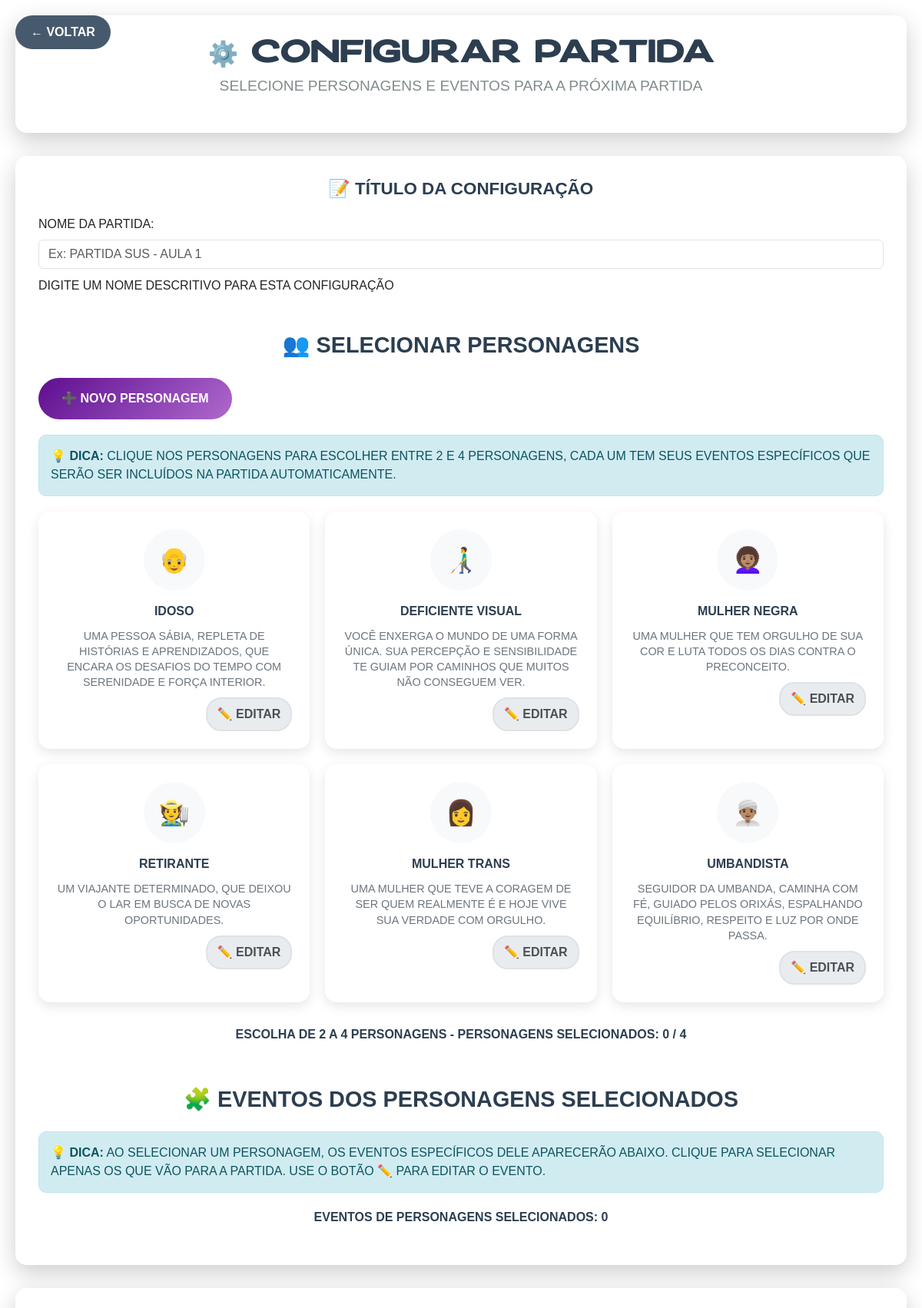
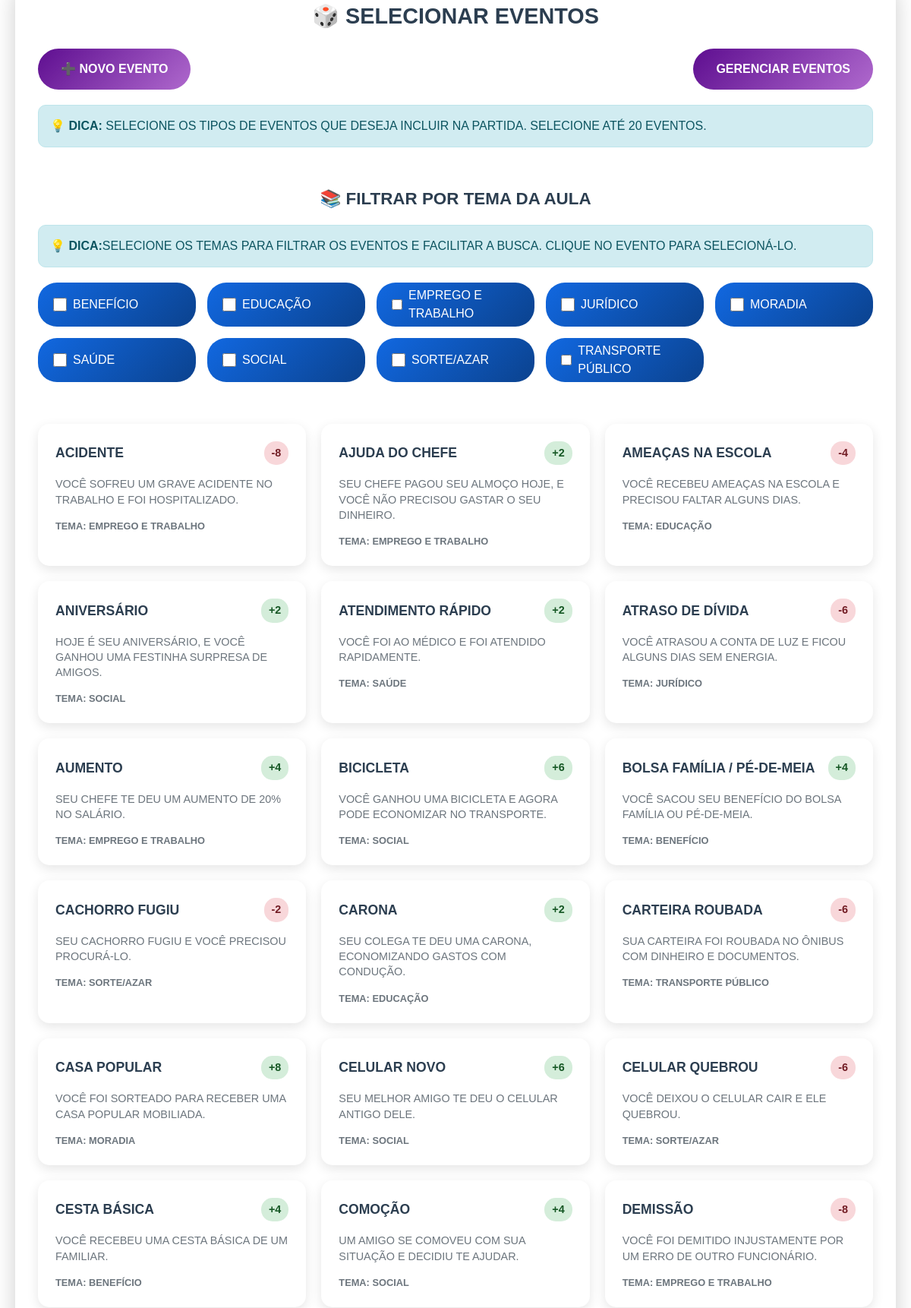
Screenshot of /Adm/configurarPartida.php (signed in, upper part) with the database file from the repository (2 pictures, top to bottom).
### tables this page shows
CREATE TABLE `tbpersonagem` (
  `idPersonagem` int(11) NOT NULL,
  `nomePersonagem` varchar(50) NOT NULL,
  `descricaoPersonagem` text DEFAULT NULL,
  `emojiPersonagem` varchar(10) DEFAULT NULL,
  `iconePersonagem` varchar(255) DEFAULT NULL
);

CREATE TABLE `tbevento` (
  `idEvento` int(11) NOT NULL,
  `nomeEvento` varchar(50) NOT NULL,
  `descricaoEvento` varchar(255) NOT NULL,
  `modificadorEvento` varchar(120) NOT NULL,
  `dificuldadeEvento` varchar(10) NOT NULL,
  `temaAula` varchar(50) DEFAULT NULL,
  `impactoEvento` varchar(50) NOT NULL,
  `casaEvento` int(100) NOT NULL
);

### Adm/configurarPartida.php (the view, shortened to what this page needs)
<?php
include('../banco/conexao.php');
?>
<!DOCTYPE html>
<html lang="pt-BR">
<head>
    <link href="https://cdn.jsdelivr.net/npm/bootstrap@5.3.7/dist/css/bootstrap.min.css" rel="stylesheet">
    <link rel="stylesheet" href="./css/configurarPartida.css">
</head>
<body>
    <a href="index.php" class="back-btn">← VOLTAR</a>
    <div class="admin-container">
        <div class="admin-header">
            <h1 class="admin-title">⚙️ CONFIGURAR PARTIDA</h1>
            <p class="admin-subtitle">SELECIONE PERSONAGENS E EVENTOS PARA A PRÓXIMA PARTIDA</p>
        </div>
        <form method="POST" action="salvarEJogar.php">
            <div class="config-section">
                <div class="form-section">
                    <h2 class="subsection-title">📝 TÍTULO DA CONFIGURAÇÃO</h2>
                    <div class="form-group">
                        <label for="tituloConfiguracao" class="form-label">NOME DA PARTIDA:</label>
                        <input type="text" class="form-control" id="tituloConfiguracao" name="tituloConfiguracao"
                            placeholder="Ex: PARTIDA SUS - AULA 1" required>
                        <div class="help-text" style="margin-top: 10px;">DIGITE UM NOME DESCRITIVO PARA ESTA CONFIGURAÇÃO</div>
                    </div>
                </div>
                <br><br>
                <h2 class="section-title">👥 SELECIONAR PERSONAGENS</h2>
                <div class="events-buttons" style="margin-bottom:10px;">
                    <a href="criarPersonagem.php" class="btn-evento-count-novo">➕ NOVO PERSONAGEM</a>
                </div>
                <div class="alert alert-info">
                    <strong>💡 DICA:</strong> CLIQUE NOS PERSONAGENS PARA ESCOLHER ENTRE 2 E 4 PERSONAGENS, CADA UM TEM SEUS EVENTOS ESPECÍFICOS QUE SERÃO SER INCLUÍDOS NA PARTIDA AUTOMATICAMENTE.
                </div>
                <div class="personagens-grid">
                    <?php
                    $stmt = $pdo->query("SELECT idPersonagem, nomePersonagem, descricaoPersonagem, emojiPersonagem FROM tbpersonagem ORDER BY idPersonagem ASC");
                    while ($p = $stmt->fetch(PDO::FETCH_ASSOC)) {
                        $pid = (int)$p['idPersonagem'];
                        $pnome = strtoupper($p['nomePersonagem']);
                        $pdesc = $p['descricaoPersonagem'] ?: '';
                        $pemoji = $p['emojiPersonagem'] ?: '👤';
                        echo "<div class='personagem-card' data-id='{$pid}' data-nome='" . htmlspecialchars($pnome, ENT_QUOTES) . "' data-emoji='" . htmlspecialchars($pemoji, ENT_QUOTES) . "'>";
                        echo "<div class='personagem-img'>" . htmlspecialchars($pemoji) . "</div>";
                        echo "<div class='personagem-nome'>" . htmlspecialchars($pnome) . "</div>";
                        echo "<div class='personagem-desc'>" . htmlspecialchars($pdesc) . "</div>";
                        echo "<div style='margin-top:10px; display:flex; justify-content:flex-end;'>";
                        echo "<a href='editarPersonagem.php?id={$pid}' class='btn-evento-count' style='text-decoration:none;'>✏️ EDITAR</a>";
                        echo "</div>";
                        echo "</div>";
                    }
                    ?>
                </div>
                <div class="selected-count">
                    ESCOLHA DE 2 A 4 PERSONAGENS - PERSONAGENS SELECIONADOS: <span id="count-personagens">0</span> / 4
                </div>
                <h2 class="section-title" style="margin-top: 5%;">🧩 EVENTOS DOS PERSONAGENS SELECIONADOS</h2>
                <div class="alert alert-info">
                    <strong>💡 DICA:</strong> AO SELECIONAR UM PERSONAGEM, OS EVENTOS ESPECÍFICOS DELE APARECERÃO ABAIXO. CLIQUE PARA SELECIONAR APENAS OS QUE VÃO PARA A PARTIDA. USE O BOTÃO ✏️ PARA EDITAR O EVENTO.
                </div>
                <div class="selected-count">EVENTOS DE PERSONAGENS SELECIONADOS: <span id="count-eventos-personagem">0</span></div>
            </div>
            <div class="eventos-section">
                <h2 class="section-title">🎲 SELECIONAR EVENTOS</h2>
                <div class="events-buttons">
                    <a href="cadastrarEvento.php" class="btn-evento-count-novo">➕ NOVO EVENTO</a>
                    <a href="gerenciarEventos.php" class="btn-evento-count-novo">GERENCIAR EVENTOS</a>
                </div>
                <div class="alert alert-info">
                    <strong>💡 DICA:</strong> SELECIONE OS TIPOS DE EVENTOS QUE DESEJA INCLUIR NA PARTIDA. SELECIONE ATÉ 20 EVENTOS.
                </div>
                <h3 class="subsection-title" style="margin-top: 5%;">📚 FILTRAR POR TEMA DA AULA</h3>
                <div class="alert alert-info">
                    <strong>💡 DICA:</strong>SELECIONE OS TEMAS PARA FILTRAR OS EVENTOS E FACILITAR A BUSCA. CLIQUE NO EVENTO PARA SELECIONÁ-LO.
                </div>
                <div class="temas-disponiveis">
                    <?php
                    $stmt = $pdo->query("SELECT DISTINCT temaAula FROM tbevento WHERE temaAula IS NOT NULL AND temaAula != '' ORDER BY temaAula");
                    $temas = $stmt->fetchAll(PDO::FETCH_COLUMN);
                    foreach ($temas as $tema) {
                        echo "<label class='filtro-checkbox'>";
                        echo "<input type='checkbox' name='temas[]' value='" . htmlspecialchars($tema) . "'>";
                        echo "<span>" . htmlspecialchars($tema) . "</span>";
                        echo "</label>";
                    }
                    ?>
                </div>
                <div class="eventos-grid" id="eventos-grid" style="margin-top: 5%;">
                    <?php
                    $stmt = $pdo->query("SELECT * FROM tbevento ORDER BY nomeEvento");
                    while ($row = $stmt->fetch(PDO::FETCH_ASSOC)) {
                        $tipo = $row['casaEvento'] > 0 ? 'positivo' : 'negativo';
                        $casas = $row['casaEvento'];
                        $temaAula = $row['temaAula'] ?? 'Sem tema';
                        echo "<div class='evento-card' data-id='{$row['idEvento']}' data-tema='" . htmlspecialchars($temaAula) . "'>";
                        echo "<div class='evento-header'>";
                        echo "<div class='evento-nome'>{$row['nomeEvento']}</div>";
                        echo "<div class='evento-casas {$tipo}'>" . ($casas > 0 ? '+' : '') . $casas . "</div>";
                        echo "</div>";
                        echo "<div class='evento-descricao'>" . substr($row['descricaoEvento'], 0, 100) . (strlen($row['descricaoEvento']) > 100 ? '...' : '') . "</div>";
                        echo "<div class='evento-tema'>TEMA: " . htmlspecialchars($temaAula) . "</div>";
                        echo "</div>";
                    }
                    ?>
                </div>
            </div>
        </form>
    </div>
</body>
</html>

### Adm/css/configurarPartida.css (style rules this page uses)
body { font-family: sans-serif; position: relative; background-image: url('../../index/assets/Anoitecer.png'); background-size: cover; background-repeat: no-repeat; background-position: center; min-height: 100vh; font-family: 'Arial', sans-serif; }
.admin-container { max-width: 1400px; margin: 0 auto; padding: 20px; }
.admin-header { background: rgba(255, 255, 255, 0.95); border-radius: 15px; padding: 30px; margin-bottom: 30px; box-shadow: 0 10px 30px rgba(0, 0, 0, 0.2); text-align: center; }
.admin-title { color: #2c3e50; font-family: 'FontTitle'; margin-bottom: 10px; font-size: xx-large; }
.admin-subtitle { color: #7f8c8d; font-size: 1.2rem; }
.config-section { background: rgba(255, 255, 255, 0.95); border-radius: 15px; padding: 30px; box-shadow: 0 10px 30px rgba(0, 0, 0, 0.2); margin-bottom: 30px; }
.section-title { color: #2c3e50; font-size: 1.8rem; font-weight: bold; margin-bottom: 25px; text-align: center; }
.personagens-grid { display: grid; grid-template-columns: repeat(3, 1fr); grid-template-rows: repeat(2, auto); gap: 20px; margin-bottom: 30px; }
.personagem-card { background: white; border-radius: 15px; padding: 20px; text-align: center; box-shadow: 0 5px 15px rgba(0, 0, 0, 0.1); transition: transform 0.3s ease, box-shadow 0.3s ease; cursor: pointer; border: 3px solid transparent; }
.personagem-img { width: 80px; height: 80px; border-radius: 50%; margin: 0 auto 15px; background: #f8f9fa; display: flex; align-items: center; justify-content: center; font-size: 2rem; }
.personagem-nome { font-weight: bold; color: #2c3e50; margin-bottom: 10px; }
.personagem-desc { font-size: 0.9rem; color: #6c757d; line-height: 1.4; }
.eventos-section { background: rgba(255, 255, 255, 0.95); border-radius: 15px; padding: 30px; box-shadow: 0 10px 30px rgba(0, 0, 0, 0.2); }
.filtro-checkbox { display: flex; align-items: center; gap: 8px; padding: 5px 20px; background: linear-gradient(135deg, #1168e1 0%, #0b428e 100%); color: white; border-radius: 25px; cursor: pointer; transition: transform 0.3s ease; }
.filtro-checkbox input[type="checkbox"] { width: 18px; height: 18px; accent-color: white; }
.eventos-grid { display: grid; grid-template-columns: repeat(auto-fit, minmax(300px, 1fr)); gap: 20px; margin-bottom: 30px; }
.evento-card { background: white; border-radius: 15px; padding: 20px; box-shadow: 0 5px 15px rgba(0, 0, 0, 0.1); transition: transform 0.3s ease, box-shadow 0.3s ease; cursor: pointer; border: 3px solid transparent; }
.evento-header { display: flex; justify-content: space-between; align-items: center; margin-bottom: 15px; }
.evento-nome { font-weight: bold; color: #2c3e50; font-size: 1.1rem; }
.evento-casas { font-weight: bold; padding: 5px 10px; border-radius: 15px; font-size: 0.9rem; }
.evento-casas.positivo { background: #d4edda; color: #155724; }
.evento-casas.negativo { background: #f8d7da; color: #721c24; }
.evento-descricao { color: #6c757d; font-size: 0.9rem; line-height: 1.4; margin-bottom: 15px; }
.back-btn { position: fixed; top: 20px; left: 20px; background: rgba(52, 73, 94, 0.9); color: white; border: none; padding: 10px 20px; border-radius: 25px; text-decoration: none; font-weight: bold; transition: background 0.3s ease; z-index: 9999; }
.selected-count { text-align: center; margin-bottom: 20px; font-weight: bold; color: #2c3e50; }
.alert-info { background: #d1ecf1; color: #0c5460; border: 1px solid #bee5eb; border-radius: 10px; padding: 15px; margin-bottom: 20px; margin-top: 20px; }
.subsection-title { color: #2c3e50; font-size: 1.4rem; font-weight: bold; margin-bottom: 20px; text-align: center; }
.btn-evento-count { background: #e9ecef; color: #495057; border: 2px solid #dee2e6; padding: 8px 13px; border-radius: 20px; font-weight: bold; cursor: pointer; transition: all 0.3s ease; }
.events-buttons { display: flex; justify-content: space-between; gap: 15px; flex-wrap: wrap; }
.btn-evento-count-novo { background: linear-gradient(135deg, #5e0e90, #af69cd); color: white; padding: 15px 30px; border-radius: 50px; text-decoration: none; font-weight: bold; font-size: 1rem; transition: all 0.3s ease; }
.temas-disponiveis { display: grid; grid-template-columns: repeat(auto-fit, minmax(200px, 1fr)); gap: 15px; margin-top: 15px; }
.evento-tema { font-size: 0.8rem; color: #6c757d; margin-top: 10px; font-weight: bold; }
.form-group { position: relative; }

### rows the page displays
tbpersonagem: emojiPersonagem "👴", nomePersonagem "IDOSO", descricaoPersonagem "UMA PESSOA SÁBIA, REPLETA DE HISTÓRIAS E APRENDIZADOS, QUE ENCARA OS DESAFIOS DO TEMPO COM SERENIDADE E FORÇA INTERIOR."
tbpersonagem: emojiPersonagem "👨‍🦯", nomePersonagem "DEFICIENTE VISUAL", descricaoPersonagem "VOCÊ ENXERGA O MUNDO DE UMA FORMA ÚNICA. SUA PERCEPÇÃO E SENSIBILIDADE TE GUIAM POR CAMINHOS QUE MUITOS NÃO CONSEGUEM VER."
tbpersonagem: emojiPersonagem "👩🏽‍🦱", nomePersonagem "MULHER NEGRA", descricaoPersonagem "UMA MULHER QUE TEM ORGULHO DE SUA COR E LUTA TODOS OS DIAS CONTRA O PRECONCEITO."
tbpersonagem: emojiPersonagem "🧑‍🌾", nomePersonagem "RETIRANTE", descricaoPersonagem "UM VIAJANTE DETERMINADO, QUE DEIXOU O LAR EM BUSCA DE NOVAS OPORTUNIDADES."
tbpersonagem: emojiPersonagem "👩", nomePersonagem "MULHER TRANS", descricaoPersonagem "UMA MULHER QUE TEVE A CORAGEM DE SER QUEM REALMENTE É E HOJE VIVE SUA VERDADE COM ORGULHO."
tbpersonagem: emojiPersonagem "👳🏽‍♂️", nomePersonagem "UMBANDISTA", descricaoPersonagem "SEGUIDOR DA UMBANDA, CAMINHA COM FÉ, GUIADO PELOS ORIXÁS, ESPALHANDO EQUILÍBRIO, RESPEITO E LUZ POR ONDE PASSA."
tbevento: nomeEvento "ACIDENTE", casaEvento "-8", descricaoEvento "VOCÊ SOFREU UM GRAVE ACIDENTE NO TRABALHO E FOI HOSPITALIZADO.", temaAula "EMPREGO E TRABALHO"
tbevento: nomeEvento "AJUDA DO CHEFE", casaEvento "2", descricaoEvento "SEU CHEFE PAGOU SEU ALMOÇO HOJE, E VOCÊ NÃO PRECISOU GASTAR O SEU DINHEIRO.", temaAula "EMPREGO E TRABALHO"
tbevento: nomeEvento "AMEAÇAS NA ESCOLA", casaEvento "-4", descricaoEvento "VOCÊ RECEBEU AMEAÇAS NA ESCOLA E PRECISOU FALTAR ALGUNS DIAS.", temaAula "EDUCAÇÃO"
tbevento: nomeEvento "ANIVERSÁRIO", casaEvento "2", descricaoEvento "HOJE É SEU ANIVERSÁRIO, E VOCÊ GANHOU UMA FESTINHA SURPRESA DE AMIGOS.", temaAula "SOCIAL"
tbevento: nomeEvento "ATENDIMENTO RÁPIDO", casaEvento "2", descricaoEvento "VOCÊ FOI AO MÉDICO E FOI ATENDIDO RAPIDAMENTE.", temaAula "SAÚDE"
tbevento: nomeEvento "ATRASO DE DÍVIDA", casaEvento "-6", descricaoEvento "VOCÊ ATRASOU A CONTA DE LUZ E FICOU ALGUNS DIAS SEM ENERGIA.", temaAula "JURÍDICO"
tbevento: nomeEvento "AUMENTO", casaEvento "4", descricaoEvento "SEU CHEFE TE DEU UM AUMENTO DE 20% NO SALÁRIO.", temaAula "EMPREGO E TRABALHO"
tbevento: nomeEvento "BICICLETA", casaEvento "6", descricaoEvento "VOCÊ GANHOU UMA BICICLETA E AGORA PODE ECONOMIZAR NO TRANSPORTE.", temaAula "SOCIAL"
tbevento: nomeEvento "BOLSA FAMÍLIA / PÉ-DE-MEIA", casaEvento "4", descricaoEvento "VOCÊ SACOU SEU BENEFÍCIO DO BOLSA FAMÍLIA OU PÉ-DE-MEIA.", temaAula "BENEFÍCIO"
tbevento: nomeEvento "CACHORRO FUGIU", casaEvento "-2", descricaoEvento "SEU CACHORRO FUGIU E VOCÊ PRECISOU PROCURÁ-LO.", temaAula "SORTE/AZAR"
tbevento: nomeEvento "CARONA", casaEvento "2", descricaoEvento "SEU COLEGA TE DEU UMA CARONA, ECONOMIZANDO GASTOS COM CONDUÇÃO.", temaAula "EDUCAÇÃO"
tbevento: nomeEvento "CARTEIRA ROUBADA", casaEvento "-6", descricaoEvento "SUA CARTEIRA FOI ROUBADA NO ÔNIBUS COM DINHEIRO E DOCUMENTOS.", temaAula "TRANSPORTE PÚBLICO"
tbevento: nomeEvento "CASA POPULAR", casaEvento "8", descricaoEvento "VOCÊ FOI SORTEADO PARA RECEBER UMA CASA POPULAR MOBILIADA.", temaAula "MORADIA"
tbevento: nomeEvento "CELULAR NOVO", casaEvento "6", descricaoEvento "SEU MELHOR AMIGO TE DEU O CELULAR ANTIGO DELE.", temaAula "SOCIAL"
tbevento: nomeEvento "CELULAR QUEBROU", casaEvento "-6", descricaoEvento "VOCÊ DEIXOU O CELULAR CAIR E ELE QUEBROU.", temaAula "SORTE/AZAR"
tbevento: nomeEvento "CESTA BÁSICA", casaEvento "4", descricaoEvento "VOCÊ RECEBEU UMA CESTA BÁSICA DE UM FAMILIAR.", temaAula "BENEFÍCIO"
tbevento: nomeEvento "COMOÇÃO", casaEvento "4", descricaoEvento "UM AMIGO SE COMOVEU COM SUA SITUAÇÃO E DECIDIU TE AJUDAR.", temaAula "SOCIAL"
tbevento: nomeEvento "DEMISSÃO", casaEvento "-8", descricaoEvento "VOCÊ FOI DEMITIDO INJUSTAMENTE POR UM ERRO DE OUTRO FUNCIONÁRIO.", temaAula "EMPREGO E TRABALHO"

### other values shown
$tema "BENEFÍCIO"
$tema "EDUCAÇÃO"
$tema "EMPREGO E TRABALHO"
$tema "JURÍDICO"
$tema "MORADIA"
$tema "SAÚDE"
$tema "SOCIAL"
$tema "SORTE/AZAR"
$tema "TRANSPORTE PÚBLICO"
